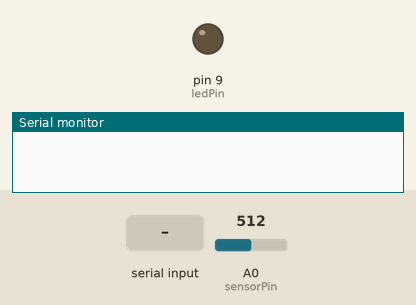
A program run on a simulated Arduino Uno, built with avr-gcc and run on an emulated ATmega328P. On the bench: output pins drawn as LEDs (lit = HIGH), the last lines printed to the serial monitor. The test bench sets the inputs (shaded band); at power-on: A0 (sensorPin) = 512.

Above: at 1.2 s.
1.3 s: "90,45\n" received over Serial
At 2.2 s:
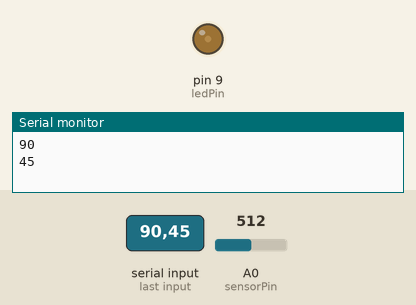
2.8 s: "30,150\n" received over Serial
At 3.4 s:
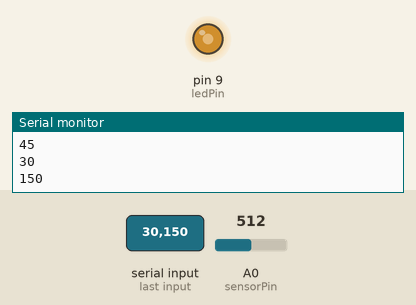
4.3 s: "200\n" received over Serial
At 5.5 s:
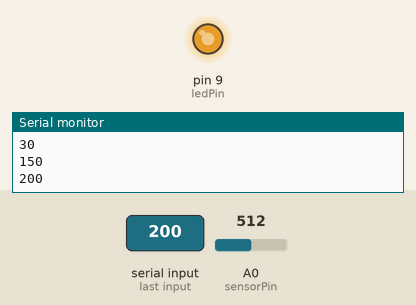
5.8 s: "90\n" received over Serial
At 6.7 s:
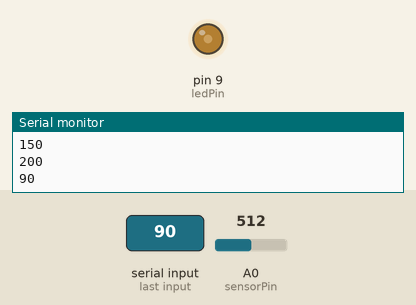
Timing chart, 0 to 8.3 s (numbered marks = the images above; inputs shaded):
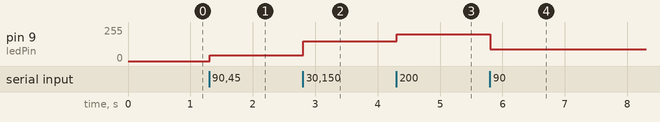

The program:

main.cpp
```cpp
#include <Arduino.h>
#include "SensorReadings.h"
#include "LEDControl.h"

unsigned long lastReadTime;   // لتخزين وقت آخر قراءة
unsigned long lastSendTime;   // لتخزين وقت آخر إرسال
int readingIndex=0; // مؤشر للمصفوفة

void setup() {
  lastReadTime = millis();    // تسجيل وقت بدء القراءة
  lastSendTime = millis();    // تسجيل وقت بدء الإرسال
  Serial.begin(9600); // بدء الاتصال السيريال بسرعة 9600 بت في الثانية
  pinMode(ledPin, OUTPUT);
  pinMode(sensorPin, INPUT);
}

void loop() {
  /*********************readSensor()*********************************/
 // قراءة البيانات من الحساس كل ثانية
  if (millis() - lastReadTime >= 1000) {
    readSensor();             // قراءة البيانات من الحساس
    readingIndex++;
    lastReadTime = millis();  // إعادة تعيين وقت آخر قراءة
  }
  /*********************sendReadings() ارسال البيانات كل 1 دقائق*********************************/
   // إرسال البيانات كل 60 ثانية
  if (millis() - lastSendTime >= 30000) { // 30 ثانية = 30000 مللي ثانية
    sendReadings();           // إرسال البيانات
    lastSendTime = millis();  // إعادة تعيين وقت آخر إرسال
  }

/*********************controlLED() اخز القيمة المطلوبة من السيريال وارسالها للخوارزمية للتحكم في شدة الاضاءة*********************************/
  // التحكم في الـ LED استناداً إلى القيمة المستلمة من السريال
  if (Serial.available() > 0) { // send value above 0
    int targetValueFromSerial = Serial.parseInt(); // قراءة القيمة من السريال
    controlLED(targetValueFromSerial);             // التحكم في الـ LED
  }

}
```

LEDControl.h
```cpp
#ifndef LEDControl_h
#define LEDControl_h

#include <Arduino.h>
const int ledPin = 9; // رقم الرجل الخاص بـ LED
// تعريف الوظائف والمتغيرات العامة للتحكم في الـ LED
void controlLED(int sensorValue);

#endif
```

SensorReadings.h
```cpp
#ifndef SensorReadings_h
#define SensorReadings_h

#include <Arduino.h>

const int sensorPin = A0; // رقم الرجل الخاص بمستشعر الضوء
extern int readingIndex; // مؤشر للمصفوفة
// تعريف الوظائف والمتغيرات العامة لقراءة الحساس
void readSensor();
void sendReadings();

#endif
```

LEDControl.cpp
```cpp
#include "LEDControl.h"

int PreTarget = 0; // تهيئة القيمة السابقة للهدف
int currentLEDValue = 0; // تخزين القيمة الحالية لشدة الـ LED

void controlLED(int targetValueFromSerial) {
    // فقط حساب وتطبيق القيمة الجديدة إذا تغير الهدف
    if (PreTarget != targetValueFromSerial && targetValueFromSerial > 0) {
        int Target = targetValueFromSerial;
        float k = 0.1; // ثابت النسبة
        long t = millis(); // الزمن بالثواني == > 1 ثانية
        int C = abs(Target - PreTarget); // حساب الثابت C

        // حساب شدة الضوء بناءً على الصيغة الرياضية
        currentLEDValue = Target - exp(-k * t * 0.001 - C);
        currentLEDValue = constrain(currentLEDValue, 0, 255); // تأكد من أن x يبقى بين 0 و 255

        analogWrite(ledPin, currentLEDValue); // تعديل شدة الـ LED
        PreTarget = Target; // تحديث القيمة السابقة للهدف

        Serial.println(currentLEDValue); // طباعة قيمة x على الوحدة الطرفية السيريال
    }
}
```

SensorReadings.cpp
```cpp
#include "SensorReadings.h"

const int numReadings = 30; // عدد القراءات لتخزينها لمدة 1 دقائق (فرضًا قراءة كل ثانية)
float readings[numReadings]; // مصفوفة لتخزين القراءات

// استدعاء الدالة كل ثانية
void readSensor() {
  if (readingIndex < numReadings) {
    readings[readingIndex] = analogRead(sensorPin); // تخزين القراءة في المصفوفة
  }
}

//استدعاء الدالة كل دقيقة
void sendReadings() {
  for (int i = 0; i < numReadings; i++) {
    Serial.print(readings[i]);Serial.print(','); // إرسال القراءات عبر الاتصال السيريال // إرسال القراءات عبر الاتصال السيريال
  }
  Serial.println(""); // إرسال القراءات عبر الاتصال السيريال
  readingIndex = 0; // إعادة تعيين المؤشر لبدء تخزين جديد
}
```

Measured:
- after the input at 1.3 s, pin 9 (ledPin): 0/255 → 45/255 at once
- after the input at 2.8 s, pin 9 (ledPin): 45/255 → 150/255 at once
- after the input at 4.3 s, pin 9 (ledPin): 150/255 → 200/255 at once
- after the input at 5.8 s, pin 9 (ledPin): 200/255 → 90/255 at once
